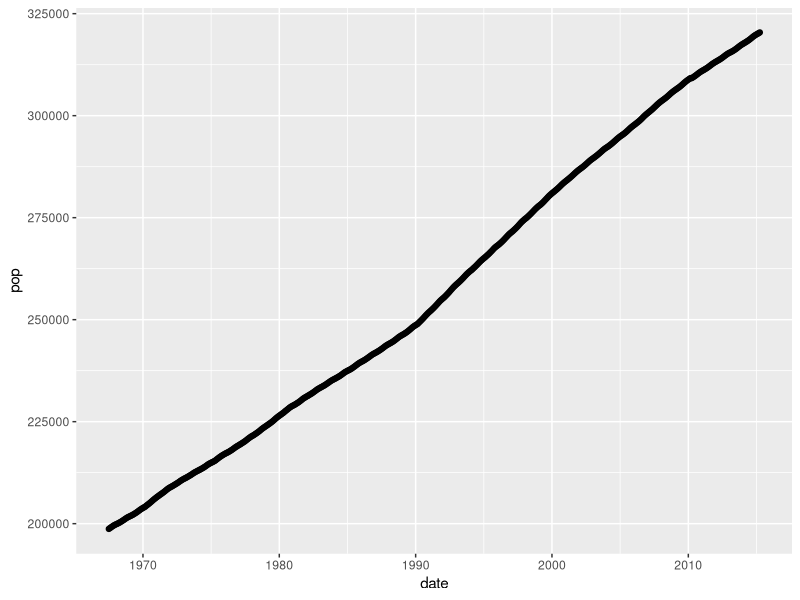
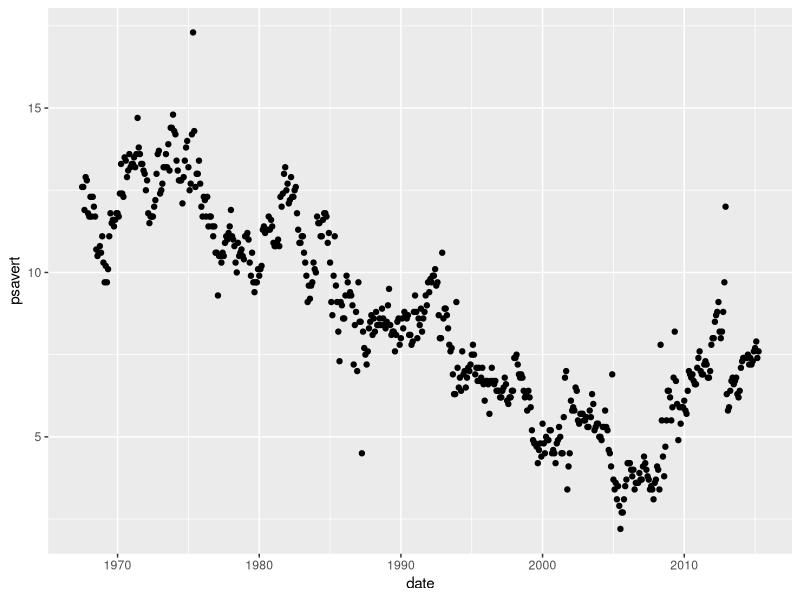
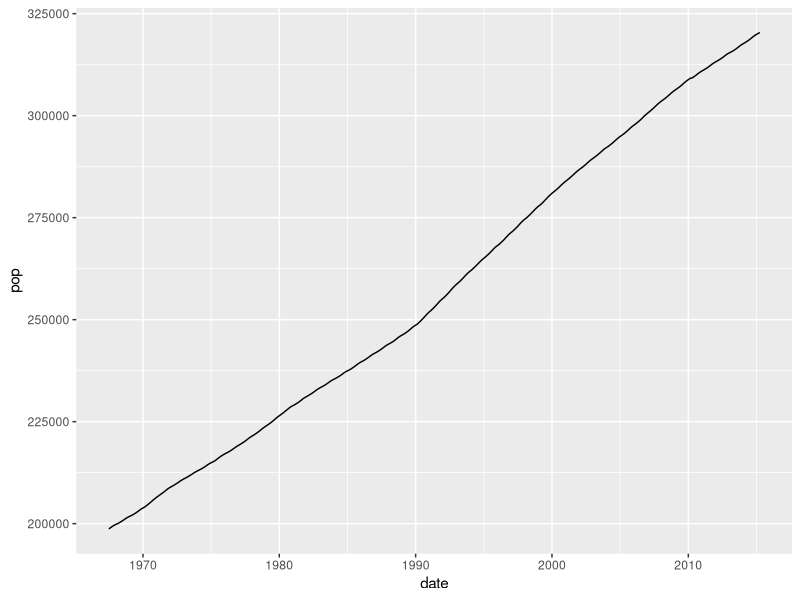
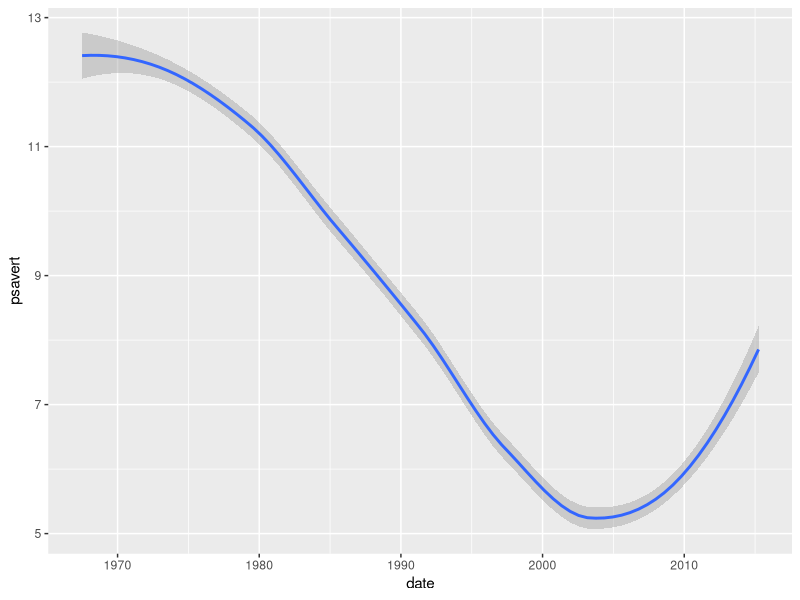
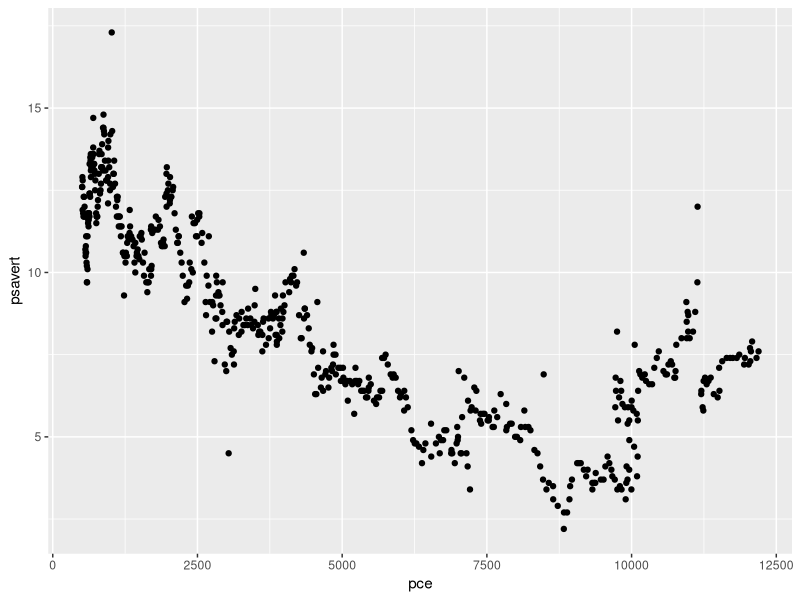
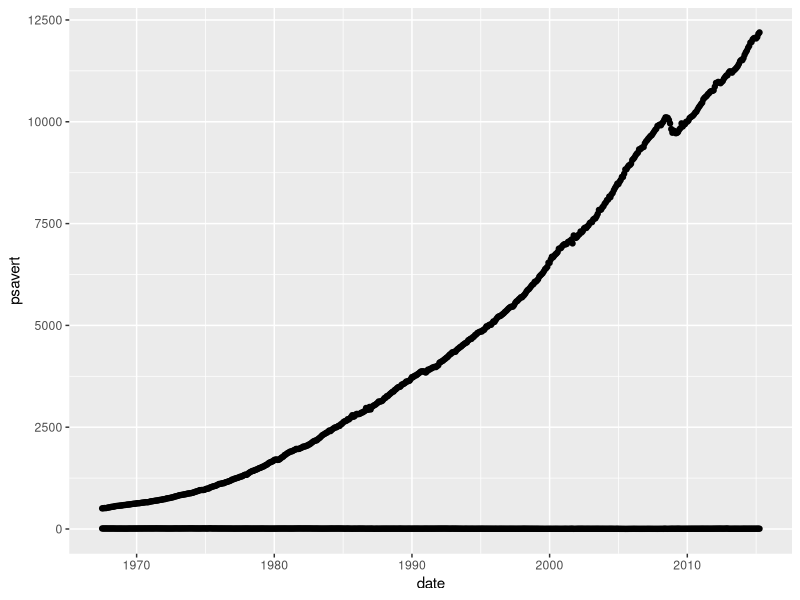
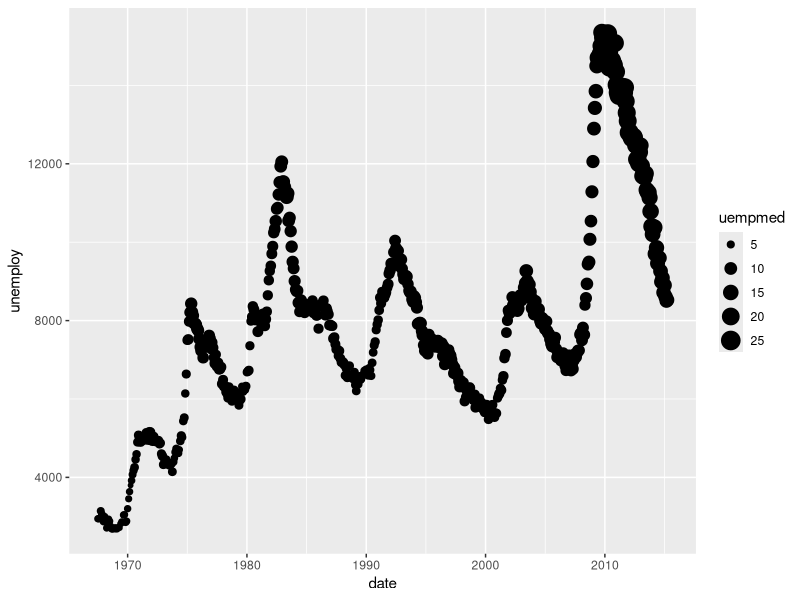
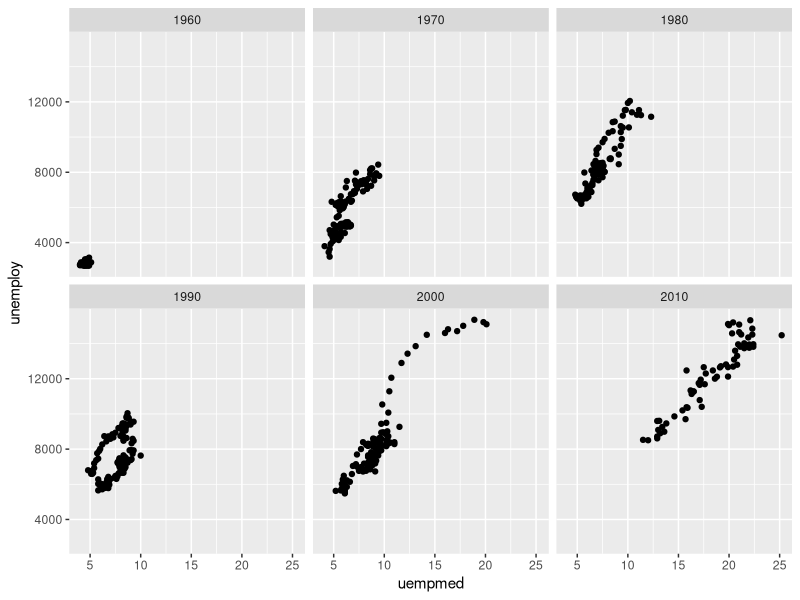

Source code (R) for these figures, in order:
# Book: R for Data Science https://r4ds.had.co.nz
# Chapters 1-4 

# View dataset "economics" from ggplot2. Read help on this dataset. 
# For each variable see meaning, type and values. 

install.packages("lubridate")
library("lubridate")
library("ggplot2")

?economics
View (economics)
str (economics)
economics$model
economics$date

# Exersice 1. For any of 5 timeseries (pce, pop, psavert, uempmed, unemploy) make plots (x = date) using geoms point, line and smooth.

ggplot(data = economics) +
     geom_point(mapping = aes(x = date, y =pop))
ggsave("img/plot_point_pop.pdf")
ggsave("img/plot_point_pop.png")

ggplot(data = economics) +
  geom_point(mapping = aes(x = date, y =psavert))
ggsave("img/plot_point_psavert.png")

ggplot(data = economics) +
  geom_line(mapping = aes(x = date, y =pop))
ggsave("img/plot_line_pop.png")

ggplot(data = economics) +
  geom_smooth(mapping = aes(x = date, y =psavert))
ggsave("img/plot_smooth_psavert.png")

# Exersice 2. Display pce and psavert on one plot.

ggplot(data = economics) +
  geom_point(mapping = aes(x = pce, y =psavert))
ggsave("img/plot_pce_psavert.png")

ggplot(data = economics) +
  geom_point(mapping = aes(x = date, y =psavert))+geom_point(mapping = aes(x = date, y = pce))
ggsave("img/plot_pce+psavert.png")

# Exersice 3. Display three variables on one scatterplot (x = date, y = unemploy, size = uempmed).

ggplot(data = economics) +
  geom_point(mapping = aes(x = date, y =unemploy, size = uempmed))
ggsave("img/exercise_3.png")

# Exersice 4. Run the following code line by line and explain what it does.

economics$date
#посмотрели на date

year(economics$date)
#оставили только года

my_economics <- economics
my_economics$decade <- year(economics$date) %/% 10 * 10
#создали новую линейку данных, в которой данные сгруппированы по декадам

class(my_economics$decade)
#поняли, что decade принадлежит к классу чисел

my_economics$decade <- as.factor(my_economics$decade)

class(my_economics$decade)
#присвоили decade класс factor

# Exersice 5. Plot for x = uempmed, y = unemploy facet_wrap on decade.

ggplot(data = my_economics) +
  geom_point(mapping = aes(x = uempmed, y = unemploy)) +
  facet_wrap(~ decade)
ggsave("img/ex4_facwt_wrap.png")

# Exersice 6. On one plot (x = uempmed, y = unemploy) display a separate geom_smoth object for each decade.

ggplot(data = my_economics) +
  geom_smooth(mapping = aes(x = uempmed, y = unemploy)) +
  facet_grid(~ decade)
ggsave("img/ex6_facet_grid.png")

# Exersice 7. Plot histogram for unemploy for each decade.

ggplot(economics, aes(unemploy)) +
  geom_histogram()
ggsave("img/ex7_histogram_unemploy.png")

ggplot(my_economics, aes(unemploy, fill = decade)) +
  geom_histogram()
ggsave("img/ex7_histogram_unemploy.png")

# Exersice 8. Plot geom_boxplot and stat_summary for unemploy for each decade.

ggplot(my_economics, aes(x = decade, y = unemploy)) +
  geom_boxplot() +
  coord_flip()
ggsave("img/ex8_boxplot_unemploy.png")

ggplot(my_economics) +
  stat_summary(
    mapping = aes(x = decade, y = unemploy),
    fun.ymin = min,
    fun.ymax = max,
    fun.y = median
  )
ggsave("img/ex8_stat_summary_unemploy.png")

# Exersice 9. Save one of the plots to directory img

# Exersice 10. Compose 3 questions (in Russian and English) on the topic 'visualisation' with 3-4 variants of answers only 1 of wich is correct



